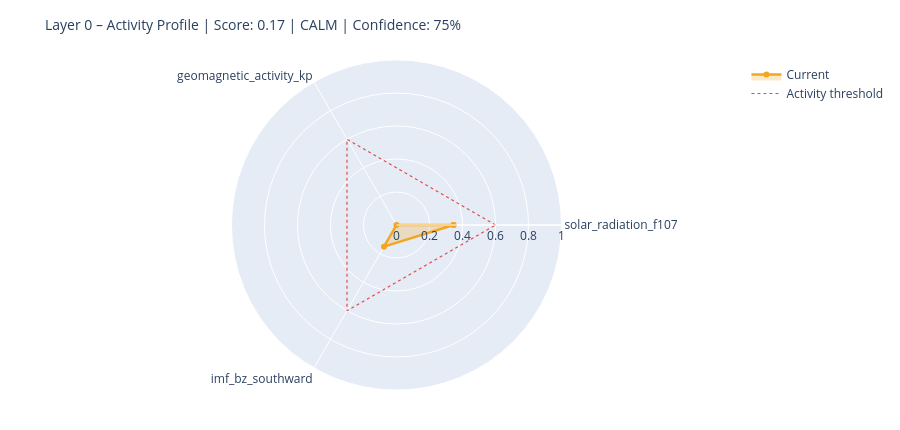

The code cell stored with this chart in its notebook:
### Markdown cell above
---
## 6. State Assessment & Handoff to Layer 1

### Code cell
# ============================================================
# STEP 1 – Collect raw values with source modes
# Mode: 'primary' | 'fallback_3h' | 'last_valid' | 'missing'
# ============================================================

def safe_last(df, col):
    if df is None or col not in df.columns: return None
    s = df[col].dropna()
    return float(s.iloc[-1]) if not s.empty else None

f107_now = safe_last(df_f107, 'f10.7')
bz_now   = safe_last(df_mag,  'bz_gsm')
kp_now   = safe_last(df_kp,   'kp')
sw_now   = safe_last(df_sw,   'speed')

source_modes = {
    'F10.7':    'primary'  if f107_now is not None else 'missing',
    'Kp':       'primary'  if kp_now   is not None else 'missing',
    'IMF_Bz':   'primary'  if bz_now   is not None else 'missing',
    'SW_speed': 'primary'  if sw_now   is not None else 'missing',
}

# Kp Fallback – 3h endpoint
if kp_now is None:
    try:
        r = requests.get(
            'https://services.swpc.noaa.gov/json/noaa-planetary-k-index.json',
            timeout=10)
        r.raise_for_status()
        fb = pd.DataFrame(r.json())
        tc = next((c for c in fb.columns if 'time' in c.lower()), fb.columns[0])
        kc = next((c for c in fb.columns if 'kp' in c.lower() and c != tc), None)
        if kc:
            fb[kc] = fb[kc].astype(str).str.extract(r'([0-9]+(?:\.[0-9]*)?)')[0]
            fb[kc] = pd.to_numeric(fb[kc], errors='coerce')
            fb = fb[fb[kc] >= 0].dropna(subset=[kc])
            if not fb.empty:
                kp_now = float(fb[kc].iloc[-1])
                source_modes['Kp'] = 'fallback_3h'
                print(f'  Kp fallback (3h): {kp_now:.1f}')
    except Exception as e:
        print(f'  Kp fallback failed: {e}')

# Solar Wind Fallback – last valid value
if sw_now is None and df_sw is not None and 'speed' in df_sw.columns:
    s = df_sw['speed'].dropna()
    if not s.empty:
        sw_now = float(s.iloc[-1])
        source_modes['SW_speed'] = 'last_valid'
        print(f'  SW fallback (last_valid): {sw_now:.0f} km/s')

print()
print('Source modes:', source_modes)

# ============================================================
# STEP 2 – Score from available components only
# ============================================================

def norm(v, lo, hi):
    if v is None: return None
    return max(0.0, min(1.0, (v - lo) / (hi - lo)))

COMPONENTS = {
    'solar_radiation_f107':    (f107_now, norm(f107_now, 60, 250)),
    'geomagnetic_activity_kp': (kp_now,   norm(kp_now,   0,   9)),
    'imf_bz_southward':        (bz_now,   norm(-(bz_now or 0) if bz_now else None, -5, 30)
                                           if bz_now is not None else None),
    'solar_wind_speed':        (sw_now,   norm(sw_now, 300, 800)),
}

available   = {k: v[1] for k, v in COMPONENTS.items() if v[1] is not None}
unavailable = [k for k, v in COMPONENTS.items() if v[1] is None]

layer0_score = round(sum(available.values()) / len(available), 4) if available else None
confidence   = round(len(available) / len(COMPONENTS), 2)

level = ('unknown'  if layer0_score is None
         else 'calm'     if layer0_score < 0.3
         else 'moderate' if layer0_score < 0.6
         else 'active')

# ============================================================
# STEP 3 – Dominant Driver
# ============================================================

def dominant_driver(kp, f107, bz, sw):
    candidates = []
    if kp   is not None and kp   >= 4:   candidates.append(('geomagnetic',    kp / 9))
    if sw   is not None and sw   >= 500:  candidates.append(('solar_wind',     sw / 800))
    if bz   is not None and bz   <= -5:   candidates.append(('imf_southward',  abs(bz) / 30))
    if f107 is not None and f107 >= 150:  candidates.append(('solar_radiation',f107 / 250))
    return max(candidates, key=lambda x: x[1])[0] if candidates else 'none'

driver = dominant_driver(kp_now, f107_now, bz_now, sw_now)

# ============================================================
# STEP 4 – Downstream expectations
# ============================================================

def downstream_expectation(driver, score, kp, bz, f107):
    exp = {
        'magnetosphere':        'calm',
        'ionosphere':           'calm',
        'schumann_resonance':   'unchanged',
        'lithosphere_currents': 'low',
    }
    if driver == 'geomagnetic' or (kp and kp >= 5):
        exp['magnetosphere']        = 'compressed / storm'
        exp['ionosphere']           = 'elevated disturbance (TEC variability)'
        exp['schumann_resonance']   = 'elevated amplitude possible'
        exp['lithosphere_currents'] = 'elevated induction currents'
    elif driver == 'imf_southward' or (bz and bz <= -5):
        exp['magnetosphere']        = 'energy coupling active'
        exp['ionosphere']           = 'elevated electron density possible'
        exp['schumann_resonance']   = 'slight modulation possible'
    elif driver == 'solar_radiation' or (f107 and f107 >= 150):
        exp['ionosphere']           = 'elevated ionization (F-layer)'
        exp['schumann_resonance']   = 'slightly elevated background activity'
    return exp

downstream = downstream_expectation(driver, layer0_score, kp_now, bz_now, f107_now)

# ============================================================
# CONSOLE OUTPUT
# ============================================================

W = 58
print('=' * W)
print('LAYER 0 – STATE ASSESSMENT')
print('=' * W)
for name, (raw_v, score_v) in COMPONENTS.items():
    if score_v is not None:
        bar = '█' * int(score_v * 20) + '░' * (20 - int(score_v * 20))
        print(f'  {name:<35}  {bar}  {score_v:.2f}')
    else:
        print(f'  {name:<35}  {"─" * 20}  n/a')
print('-' * W)
print(f'  Score ({len(available)}/{len(COMPONENTS)} components):  {layer0_score:.3f}')
print(f'  Confidence:         {confidence:.0%}')
print(f'  Level:              {level.upper()}')
print(f'  Dominant Driver:    {driver}')

# Radar chart
cats = list(available.keys())
vals = list(available.values())
if len(cats) >= 3:
    fig = go.Figure()
    fig.add_trace(go.Scatterpolar(
        r=vals + [vals[0]], theta=cats + [cats[0]],
        fill='toself', fillcolor='rgba(242,166,35,0.25)',
        line=dict(color='#F2A623', width=2.5), name='Current'
    ))
    fig.add_trace(go.Scatterpolar(
        r=[0.6] * (len(cats) + 1), theta=cats + [cats[0]],
        line=dict(color='#E24B4A', dash='dot', width=1.2),
        mode='lines', name='Activity threshold'
    ))
    fig.update_layout(
        title=dict(text=f'Layer 0 – Activity Profile | Score: {layer0_score:.2f} | {level.upper()} | Confidence: {confidence:.0%}',
                   font=dict(size=14)),
        polar=dict(radialaxis=dict(visible=True, range=[0, 1])),
        height=430, showlegend=True,
        margin=dict(l=60, r=60, t=60, b=40)
    )
    fig.show()

### Figure 1 — Plotly figure (JSON) as saved in the notebook; plotly's stock layout.template omitted (floating-point values rounded to 4 significant figures)
{"data": [{"fill": "toself", "fillcolor": "rgba(242,166,35,0.25)", "line": {"color": "#F2A623", "width": 2.5}, "name": "Current", "r": [0.3457, 0.0, 0.1514, 0.3457], "theta": ["solar_radiation_f107", "geomagnetic_activity_kp", "imf_bz_southward", "solar_radiation_f107"], "type": "scatterpolar"}, {"line": {"color": "#E24B4A", "dash": "dot", "width": 1.2}, "mode": "lines", "name": "Activity threshold", "r": [0.6, 0.6, 0.6, 0.6], "theta": ["solar_radiation_f107", "geomagnetic_activity_kp", "imf_bz_southward", "solar_radiation_f107"], "type": "scatterpolar"}], "layout": {"height": 430, "margin": {"b": 40, "l": 60, "r": 60, "t": 60}, "polar": {"radialaxis": {"range": [0, 1], "visible": true}}, "showlegend": true, "title": {"font": {"size": 14}, "text": "Layer 0 – Activity Profile | Score: 0.17 | CALM | Confidence: 75%"}}}
